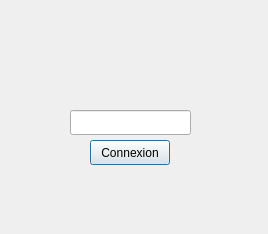
<?xml version="1.0" encoding="UTF-8"?>
<ui version="4.0">
 <class>Connexion</class>
 <widget class="QDialog" name="Connexion">
  <property name="geometry">
   <rect>
    <x>0</x>
    <y>0</y>
    <width>268</width>
    <height>234</height>
   </rect>
  </property>
  <property name="windowTitle">
   <string>Dialog</string>
  </property>
  <widget class="QPushButton" name="connexionButton">
   <property name="geometry">
    <rect>
     <x>90</x>
     <y>140</y>
     <width>80</width>
     <height>25</height>
    </rect>
   </property>
   <property name="text">
    <string>Connexion</string>
   </property>
  </widget>
  <widget class="QLineEdit" name="loginLineEdit">
   <property name="geometry">
    <rect>
     <x>70</x>
     <y>110</y>
     <width>121</width>
     <height>25</height>
    </rect>
   </property>
  </widget>
 </widget>
 <resources/>
 <connections/>
</ui>
